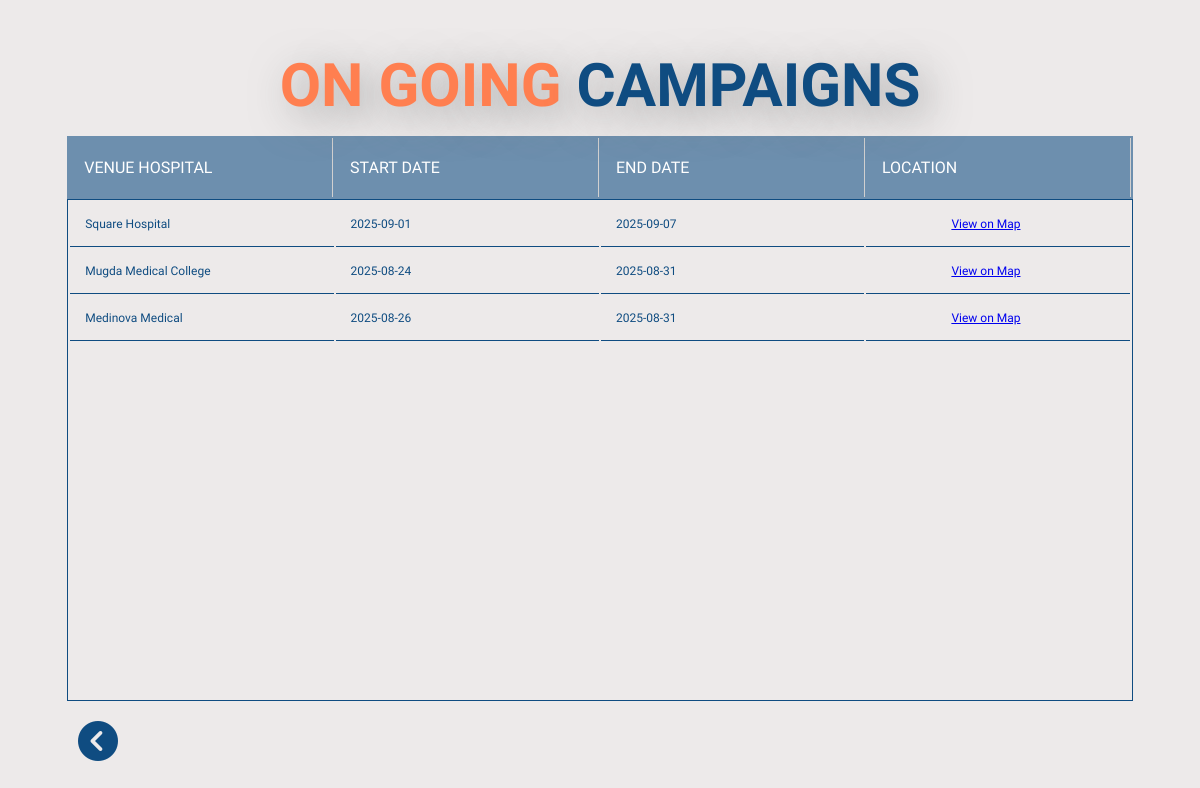
The page /campaigns on the database as committed earlier.
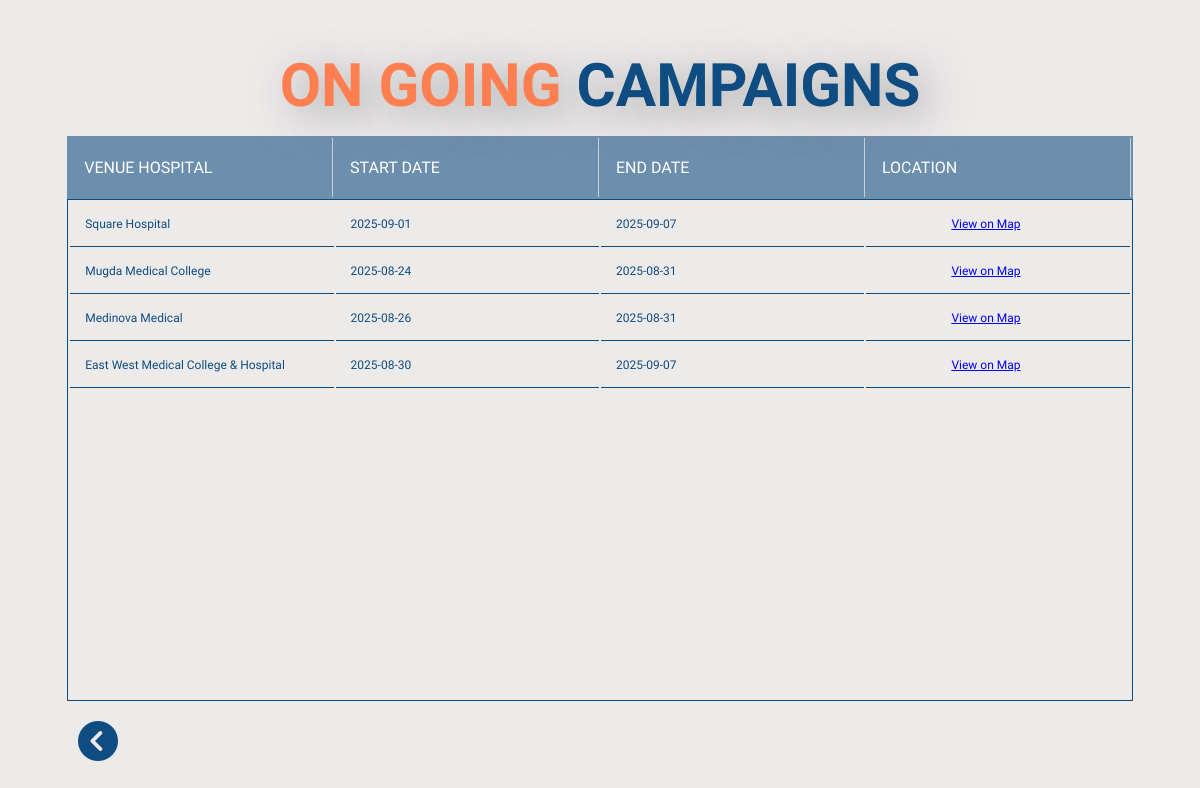
The same page on the database as committed later.
### tables this page shows
CREATE TABLE "campaigns" (
    campaign_id INTEGER PRIMARY KEY AUTOINCREMENT,
    venue TEXT NOT NULL,
    start_date TEXT,
    end_date TEXT
);

### views.py (the view)
def campaigns_view():
    campaigns = get_campaigns()
    return render_template('campaigns.html', campaigns=campaigns)

### models.py (called while the page is built)
def get_campaigns():
    conn = sqlite3.connect(DB_PATH)
    cursor = conn.cursor()
    current_date = datetime.now().strftime("%Y-%m-%d")
    cursor.execute('''
        SELECT
            c.venue,
            c.start_date,
            c.end_date,
            h.location
        FROM campaigns c
        JOIN trusted_hospitals h ON c.venue = h.hospital_name
        WHERE c.end_date >= ?
    ''', (current_date,))
    campaigns = cursor.fetchall()
    conn.close()
    return [{
        'venue': row[0],
        'start_date': row[1],
        'end_date': row[2],
        'location': row[3]
    } for row in campaigns]

### templates/campaigns.html (shortened to what this page needs)
<!DOCTYPE html>
<html lang="en">
<head>
    <link rel="stylesheet" href="{{ url_for('static', filename='css/campaign_list.css') }}">
</head>
<body>
    <section>
        <h1><span>ON GOING</span> CAMPAIGNS</h1>
        <div class="tbl-header">
            <table>
                <thead>
                    <tr>
                        <th>Venue Hospital</th>
                        <th>Start Date</th>
                        <th>End Date</th>
                        <th>Location</th>
                    </tr>
                </thead>
            </table>
        </div>
        <div class="tbl-content">
            <table>
                <tbody>
                    {% for c in campaigns %}
                        <tr>
                            <td>{{ c.venue }}</td>
                            <td>{{ c.start_date }}</td>
                            <td>{{ c.end_date }}</td>
                            <td><a href="{{ c.location }}" target="_blank">View on Map</a></td>
                        </tr>
                    {% endfor %}
                </tbody>
            </table>
        </div>
    </section>
    <a onclick="history.back();"><i class="fa-solid fa-circle-chevron-left"></i></a>
</body>
</html>

### static/css/campaign_list.css (style rules this page uses)
body { background-color: rgb(237, 234, 234); font-family: 'Poppins', sans-serif; font-family: 'Roboto', sans-serif; font-family: 'Work Sans', sans-serif; }
section { margin: auto; width: 90%; }
span { color: coral; }
h1 { font-size: 60px; color: #0F4C81; text-transform: uppercase; font-weight: 900; text-align: center; margin-bottom: 15px; transition: .6s; text-shadow: 10px 10px 40px #7f8181ba; }
table { width: 100%; table-layout: fixed; }
.tbl-header { background-color: #0f4c8192; }
.tbl-content { height: 500px; overflow-y: scroll; border: 1px solid #0F4C81; }
th { padding: 20px 15px; text-align: left; font-weight: 500; font-size: 16px; color: white; text-transform: uppercase; border-right: 1px solid rgb(209, 208, 208); }
td { padding: 15px; text-align: left; font-weight: 400; font-size: 12px; color: #0F4C81; border-bottom: 1px solid #0F4C81; }
i { font-size: 40px; color: #0F4C81; margin: 20px 0px 0px 0px; }
a { cursor: pointer; margin-left: 70px; }

Rows that differ between the two databases and show on the page:
added campaigns: venue "East West Medical College & Hospital", start_date "2025-08-30", end_date "2025-09-07"
